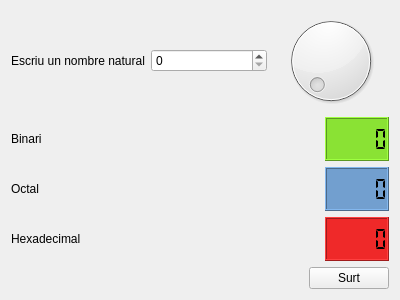
<?xml version="1.0" encoding="UTF-8"?>
<ui version="4.0">
 <class>Conversio</class>
 <widget class="QWidget" name="Conversio">
  <property name="geometry">
   <rect>
    <x>0</x>
    <y>0</y>
    <width>400</width>
    <height>300</height>
   </rect>
  </property>
  <property name="windowTitle">
   <string>Conversio</string>
  </property>
  <layout class="QVBoxLayout" name="verticalLayout">
   <item>
    <layout class="QHBoxLayout" name="horizontalLayout">
     <item>
      <widget class="QLabel" name="label">
       <property name="text">
        <string>Escriu un nombre natural</string>
       </property>
      </widget>
     </item>
     <item>
      <widget class="QSpinBox" name="spinBox">
       <property name="maximum">
        <number>150</number>
       </property>
      </widget>
     </item>
     <item>
      <widget class="QDial" name="dial">
       <property name="maximum">
        <number>150</number>
       </property>
      </widget>
     </item>
    </layout>
   </item>
   <item>
    <layout class="QHBoxLayout" name="horizontalLayout_2">
     <item>
      <widget class="QLabel" name="label_2">
       <property name="text">
        <string>Binari</string>
       </property>
      </widget>
     </item>
     <item>
      <spacer name="horizontalSpacer_3">
       <property name="orientation">
        <enum>Qt::Horizontal</enum>
       </property>
       <property name="sizeHint" stdset="0">
        <size>
         <width>30</width>
         <height>20</height>
        </size>
       </property>
      </spacer>
     </item>
     <item>
      <widget class="QLCDNumber" name="lcdNumber">
       <property name="minimumSize">
        <size>
         <width>64</width>
         <height>37</height>
        </size>
       </property>
       <property name="styleSheet">
        <string notr="true">background-color: rgb(138, 226, 52);</string>
       </property>
       <property name="mode">
        <enum>QLCDNumber::Bin</enum>
       </property>
       <property name="segmentStyle">
        <enum>QLCDNumber::Flat</enum>
       </property>
      </widget>
     </item>
    </layout>
   </item>
   <item>
    <layout class="QHBoxLayout" name="horizontalLayout_3">
     <item>
      <widget class="QLabel" name="label_3">
       <property name="text">
        <string>Octal</string>
       </property>
      </widget>
     </item>
     <item>
      <spacer name="horizontalSpacer_2">
       <property name="orientation">
        <enum>Qt::Horizontal</enum>
       </property>
       <property name="sizeHint" stdset="0">
        <size>
         <width>30</width>
         <height>20</height>
        </size>
       </property>
      </spacer>
     </item>
     <item>
      <widget class="QLCDNumber" name="lcdNumber_2">
       <property name="styleSheet">
        <string notr="true">background-color: rgb(114, 159, 207);</string>
       </property>
       <property name="mode">
        <enum>QLCDNumber::Oct</enum>
       </property>
       <property name="segmentStyle">
        <enum>QLCDNumber::Flat</enum>
       </property>
      </widget>
     </item>
    </layout>
   </item>
   <item>
    <layout class="QHBoxLayout" name="horizontalLayout_4">
     <item>
      <widget class="QLabel" name="label_4">
       <property name="text">
        <string>Hexadecimal</string>
       </property>
      </widget>
     </item>
     <item>
      <spacer name="horizontalSpacer">
       <property name="orientation">
        <enum>Qt::Horizontal</enum>
       </property>
       <property name="sizeHint" stdset="0">
        <size>
         <width>30</width>
         <height>20</height>
        </size>
       </property>
      </spacer>
     </item>
     <item>
      <widget class="QLCDNumber" name="lcdNumber_3">
       <property name="styleSheet">
        <string notr="true">background-color: rgb(239, 41, 41);</string>
       </property>
       <property name="mode">
        <enum>QLCDNumber::Hex</enum>
       </property>
       <property name="segmentStyle">
        <enum>QLCDNumber::Flat</enum>
       </property>
      </widget>
     </item>
    </layout>
   </item>
   <item>
    <layout class="QHBoxLayout" name="horizontalLayout_5">
     <item>
      <spacer name="horizontalSpacer_4">
       <property name="orientation">
        <enum>Qt::Horizontal</enum>
       </property>
       <property name="sizeHint" stdset="0">
        <size>
         <width>40</width>
         <height>20</height>
        </size>
       </property>
      </spacer>
     </item>
     <item>
      <widget class="QPushButton" name="pushButton">
       <property name="text">
        <string>Surt</string>
       </property>
      </widget>
     </item>
    </layout>
   </item>
  </layout>
 </widget>
 <layoutdefault spacing="6" margin="11"/>
 <resources/>
 <connections>
  <connection>
   <sender>dial</sender>
   <signal>valueChanged(int)</signal>
   <receiver>spinBox</receiver>
   <slot>setValue(int)</slot>
   <hints>
    <hint type="sourcelabel">
     <x>317</x>
     <y>58</y>
    </hint>
    <hint type="destinationlabel">
     <x>238</x>
     <y>57</y>
    </hint>
   </hints>
  </connection>
  <connection>
   <sender>spinBox</sender>
   <signal>valueChanged(int)</signal>
   <receiver>dial</receiver>
   <slot>setValue(int)</slot>
   <hints>
    <hint type="sourcelabel">
     <x>223</x>
     <y>66</y>
    </hint>
    <hint type="destinationlabel">
     <x>332</x>
     <y>86</y>
    </hint>
   </hints>
  </connection>
  <connection>
   <sender>pushButton</sender>
   <signal>clicked()</signal>
   <receiver>Conversio</receiver>
   <slot>close()</slot>
   <hints>
    <hint type="sourcelabel">
     <x>356</x>
     <y>277</y>
    </hint>
    <hint type="destinationlabel">
     <x>385</x>
     <y>363</y>
    </hint>
   </hints>
  </connection>
  <connection>
   <sender>spinBox</sender>
   <signal>valueChanged(int)</signal>
   <receiver>lcdNumber</receiver>
   <slot>display(int)</slot>
   <hints>
    <hint type="sourcelabel">
     <x>255</x>
     <y>66</y>
    </hint>
    <hint type="destinationlabel">
     <x>351</x>
     <y>140</y>
    </hint>
   </hints>
  </connection>
  <connection>
   <sender>spinBox</sender>
   <signal>valueChanged(int)</signal>
   <receiver>lcdNumber_2</receiver>
   <slot>display(int)</slot>
   <hints>
    <hint type="sourcelabel">
     <x>242</x>
     <y>69</y>
    </hint>
    <hint type="destinationlabel">
     <x>353</x>
     <y>183</y>
    </hint>
   </hints>
  </connection>
  <connection>
   <sender>spinBox</sender>
   <signal>valueChanged(int)</signal>
   <receiver>lcdNumber_3</receiver>
   <slot>display(int)</slot>
   <hints>
    <hint type="sourcelabel">
     <x>213</x>
     <y>69</y>
    </hint>
    <hint type="destinationlabel">
     <x>327</x>
     <y>225</y>
    </hint>
   </hints>
  </connection>
 </connections>
</ui>
